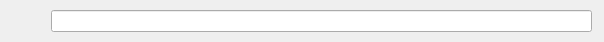
<?xml version="1.0" encoding="UTF-8"?>
<ui version="4.0">
 <author>David Sugar</author>
 <comment>** Copyright (C) 2011-2017 Tycho Softworks.
**
** This program is free software: you can redistribute it and/or modify
** it under the terms of the GNU General Public License as published
** by the Free Software Foundation, either version 3 of the License, or
** (at your option) any later version.
**
** This program is distributed in the hope that it will be useful,
** but WITHOUT ANY WARRANTY; without even the implied warranty of
** MERCHANTABILITY or FITNESS FOR A PARTICULAR PURPOSE.  See the
** GNU General Public License for more details.
**
** You should have received a copy of the GNU General Public License
** along with this program.  If not, see &lt;http://www.gnu.org/licenses/&gt;.</comment>
 <class>Toolbar</class>
 <widget class="QWidget" name="Toolbar">
  <property name="geometry">
   <rect>
    <x>0</x>
    <y>0</y>
    <width>604</width>
    <height>42</height>
   </rect>
  </property>
  <property name="windowTitle">
   <string notr="true">Form</string>
  </property>
  <layout class="QHBoxLayout" name="horizontalLayout">
   <property name="spacing">
    <number>0</number>
   </property>
   <property name="leftMargin">
    <number>4</number>
   </property>
   <property name="topMargin">
    <number>4</number>
   </property>
   <property name="rightMargin">
    <number>12</number>
   </property>
   <property name="bottomMargin">
    <number>4</number>
   </property>
   <item>
    <spacer name="horizontalSpacer">
     <property name="orientation">
      <enum>Qt::Horizontal</enum>
     </property>
     <property name="sizeType">
      <enum>QSizePolicy::Preferred</enum>
     </property>
     <property name="sizeHint" stdset="0">
      <size>
       <width>40</width>
       <height>20</height>
      </size>
     </property>
    </spacer>
   </item>
   <item>
    <widget class="QLabel" name="searchLabel">
     <property name="sizePolicy">
      <sizepolicy hsizetype="Preferred" vsizetype="Fixed">
       <horstretch>0</horstretch>
       <verstretch>0</verstretch>
      </sizepolicy>
     </property>
     <property name="minimumSize">
      <size>
       <width>0</width>
       <height>22</height>
      </size>
     </property>
     <property name="maximumSize">
      <size>
       <width>22</width>
       <height>22</height>
      </size>
     </property>
     <property name="text">
      <string/>
     </property>
     <property name="pixmap">
      <pixmap resource="qrc/desktop.qrc">:/images/searchicon.png</pixmap>
     </property>
     <property name="scaledContents">
      <bool>false</bool>
     </property>
     <property name="alignment">
      <set>Qt::AlignRight|Qt::AlignTrailing|Qt::AlignVCenter</set>
     </property>
     <property name="indent">
      <number>0</number>
     </property>
    </widget>
   </item>
   <item>
    <widget class="QLineEdit" name="searchText">
     <property name="minimumSize">
      <size>
       <width>0</width>
       <height>22</height>
      </size>
     </property>
     <property name="maximumSize">
      <size>
       <width>16777215</width>
       <height>22</height>
      </size>
     </property>
    </widget>
   </item>
  </layout>
 </widget>
 <resources>
  <include location="qrc/desktop.qrc"/>
 </resources>
 <connections/>
</ui>
